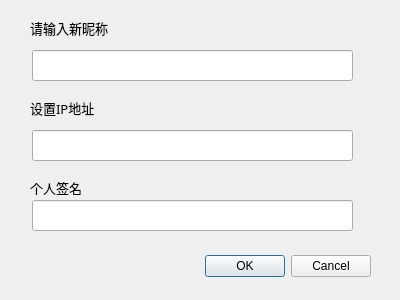
<?xml version="1.0" encoding="UTF-8"?>
<ui version="4.0">
 <class>changeform</class>
 <widget class="QDialog" name="changeform">
  <property name="geometry">
   <rect>
    <x>0</x>
    <y>0</y>
    <width>400</width>
    <height>300</height>
   </rect>
  </property>
  <property name="windowTitle">
   <string>Dialog</string>
  </property>
  <widget class="QDialogButtonBox" name="buttonBox">
   <property name="geometry">
    <rect>
     <x>30</x>
     <y>250</y>
     <width>341</width>
     <height>32</height>
    </rect>
   </property>
   <property name="orientation">
    <enum>Qt::Horizontal</enum>
   </property>
   <property name="standardButtons">
    <set>QDialogButtonBox::Cancel|QDialogButtonBox::Ok</set>
   </property>
  </widget>
  <widget class="QLabel" name="label">
   <property name="geometry">
    <rect>
     <x>30</x>
     <y>20</y>
     <width>141</width>
     <height>16</height>
    </rect>
   </property>
   <property name="font">
    <font>
     <family>AcadEref</family>
     <pointsize>10</pointsize>
    </font>
   </property>
   <property name="text">
    <string>请输入新昵称</string>
   </property>
  </widget>
  <widget class="QLabel" name="label_2">
   <property name="geometry">
    <rect>
     <x>30</x>
     <y>100</y>
     <width>121</width>
     <height>16</height>
    </rect>
   </property>
   <property name="font">
    <font>
     <family>AcadEref</family>
     <pointsize>10</pointsize>
    </font>
   </property>
   <property name="text">
    <string>设置IP地址</string>
   </property>
  </widget>
  <widget class="QLineEdit" name="name_Edit">
   <property name="geometry">
    <rect>
     <x>32</x>
     <y>50</y>
     <width>321</width>
     <height>31</height>
    </rect>
   </property>
  </widget>
  <widget class="QLineEdit" name="ip_Edit">
   <property name="geometry">
    <rect>
     <x>32</x>
     <y>130</y>
     <width>321</width>
     <height>31</height>
    </rect>
   </property>
  </widget>
  <widget class="QLabel" name="label_3">
   <property name="geometry">
    <rect>
     <x>30</x>
     <y>180</y>
     <width>72</width>
     <height>15</height>
    </rect>
   </property>
   <property name="font">
    <font>
     <family>AcadEref</family>
     <pointsize>10</pointsize>
    </font>
   </property>
   <property name="text">
    <string>个人签名</string>
   </property>
  </widget>
  <widget class="QLineEdit" name="sign_Edit">
   <property name="geometry">
    <rect>
     <x>32</x>
     <y>200</y>
     <width>321</width>
     <height>31</height>
    </rect>
   </property>
  </widget>
 </widget>
 <resources/>
 <connections>
  <connection>
   <sender>buttonBox</sender>
   <signal>accepted()</signal>
   <receiver>changeform</receiver>
   <slot>accept()</slot>
   <hints>
    <hint type="sourcelabel">
     <x>248</x>
     <y>254</y>
    </hint>
    <hint type="destinationlabel">
     <x>157</x>
     <y>274</y>
    </hint>
   </hints>
  </connection>
  <connection>
   <sender>buttonBox</sender>
   <signal>rejected()</signal>
   <receiver>changeform</receiver>
   <slot>reject()</slot>
   <hints>
    <hint type="sourcelabel">
     <x>316</x>
     <y>260</y>
    </hint>
    <hint type="destinationlabel">
     <x>286</x>
     <y>274</y>
    </hint>
   </hints>
  </connection>
 </connections>
</ui>
